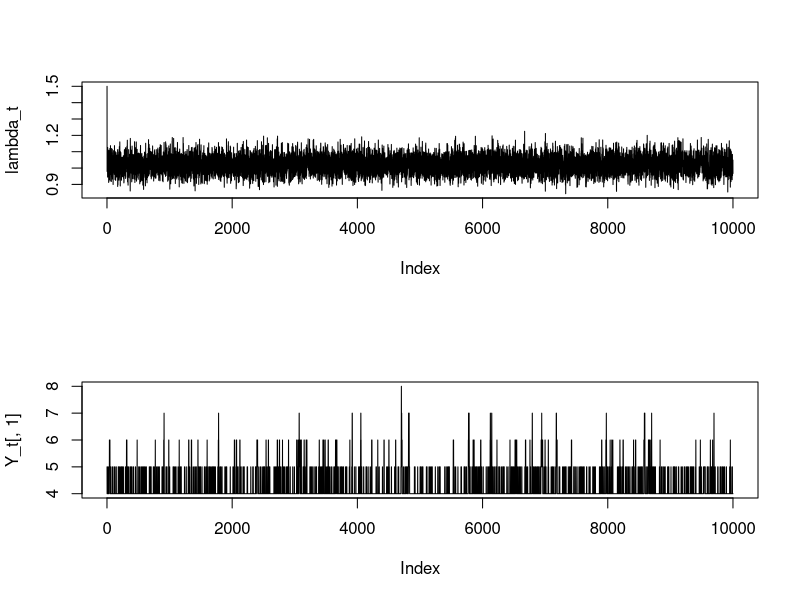
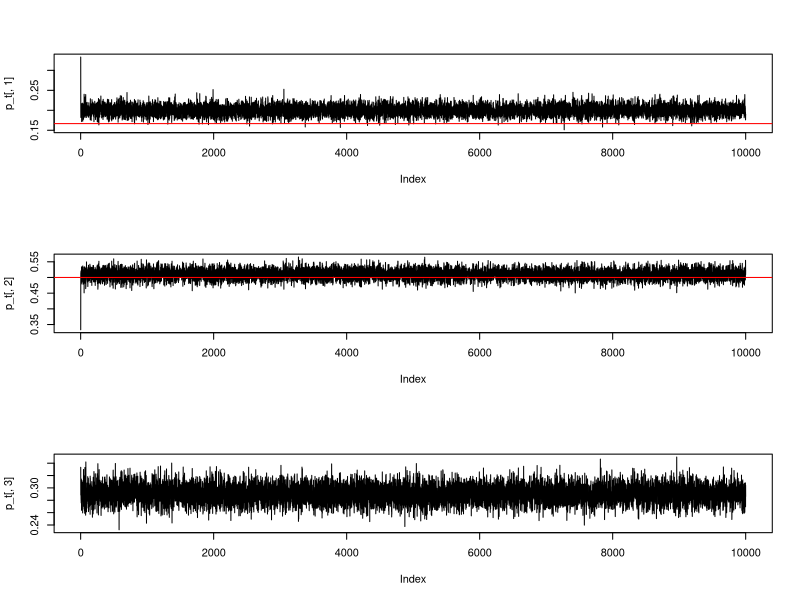

These charts were generated, in order, by the following R code:
##############################################################
#Example 1: Hybrid Gibbs Sampler 
##############################################################
rm(list = ls())
N <- 10000 #iteration number 
lambda_t <- rep(NA, N)   # the parameter we want to infer 
Y_t <- matrix(NA, N, 13) # 13 unobserved variable

#initial values
lambda_t[1] <- 1.5
Y_t[1, ] <- rep(5, 13)


#hybrid Gibbs sampler
accept_num <- 0
for(i in 2:N){
	#sample lambda
	lambda_t[i] <- rgamma(1, shape = 313 + sum(Y_t[i-1, ]), rate = 360)
	
	#sample 13 unobserved variables (MH step)
	for(j in 1:13){
		y_proposal <- Y_t[i-1,j] + sample(c(-1,0,1),1) 
									  # get a proposal, the proposal distribution
									  # depends on the last iteration
		r <- min( (lambda_t[i] )^(y_proposal - Y_t[i-1, j]) * 
					factorial(Y_t[i-1,j]) / factorial(y_proposal), 1)
		if((runif(1) < r) & (y_proposal >= 4)){
			Y_t[i, j] <- y_proposal #accept proposal
			accept_num <- accept_num + 1
		}else{
			Y_t[i, j] <- Y_t[i-1, j]#reject proposal
		}
		
	}
}

accept_num / (13*N) #acceptance rate is good
	
par(mfrow= c(2,1))

plot(lambda_t, type = "l")

plot(Y_t[, 1], type = "l")

#first 2000 as burn-in
B <- 2000
#the estimate for lambda
#posterior mean
mean(lambda_t[(B+1):N])

#estimates for nonobserved variables
#posterior modes 
for(j in 1:13){
	temp <- table(Y_t[(B+1):N, j])
	ind <- which.max(temp)
	print(names(temp)[ind])
}

##############################################################
#Example 2: Dirichlet Distribution
##############################################################
rm(list = ls())
N <- 10000 #iteration number
p_t <- matrix(NA, N, 3)

#function used to sample Dirichlet distributed r.v.
rDirichlet <- function(alpha_vec){
	num <- length(alpha_vec)
	temp <- NULL
	for(i in 1:num){
		temp <- c(temp, rgamma(1, shape = alpha_vec[i], rate = 1))
	}
	return(temp/sum(temp))
} 

##################################
#simulate data
p_truth <- c(1/6,1/2, 1/3)
temp <- sample(1:3, 1000, prob = p_truth, replace = TRUE)
Y1 <- sum(temp == 1)
Y2 <- sum(temp == 2)
Y3 <- sum(temp == 3)
##################################



p_t[1, ] <- c(1/3,1/3,1/3)

for(i in 2:N){
	#sample p_t
	p_t[i, ] <- rDirichlet(c(1/3 + Y1, 1/3 + Y2, 1/3 + Y3))
}


par(mfrow = c(3,1))

plot(p_t[ ,1], type = "l")
abline(h = p_truth[1], col = "red")
plot(p_t[ ,2], type = "l")
abline(h = p_truth[2], col = "red")
plot(p_t[ ,3], type = "l")
abline(h = p_truth[1], col = "red")


	
B <- 2000
mean(p_t[(B+1):N,1])
mean(p_t[(B+1):N,2])
